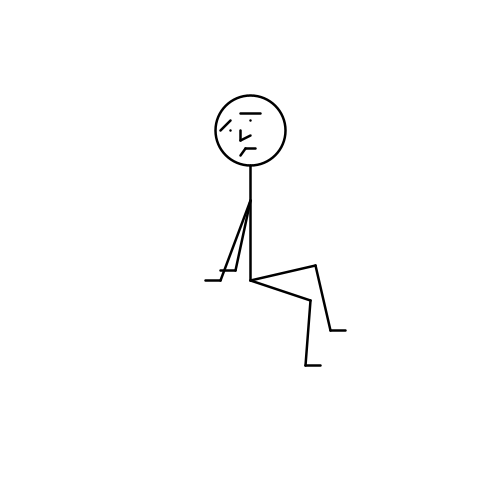
Frame 1 (no input)
Frame 60 (the mouse pressed at the canvas centre just before this capture): identical to frame 1, image omitted
Frame 120 (the mouse held since frame 60 and released just before this capture): identical to frame 1, image omitted

The Processing sketch that drew this single still picture (run headless with seeded random() and noise(); from frame 60 on, the mouse is pressed at the canvas centre):

// Processing sketch: toki_1_0
// ── toki_1_0.pde
/*
* Author: Elohim Guevara
* Sketch name: toki_1_0.pde
*/

void setup() {
  // Sketch window size
  size(500, 500);
  smooth();
  print("Everything works fine!");
}

void draw() {
  // background
  background(255);
  
  /*
  // Grid
  strokeWeight(0.2);
  for (int col = 0; col < width; col+=10) {
    for (int row = 0; row < width; row+=10) {
      line(col, 0, col, height);
      line(0, row, width, row);
    }
  }
  */
  
  noFill();
  strokeWeight(2.5);
  
  /* Toki FACE */
  ellipse(250, 130, 70, 70); // head
  line(220, 130, 230, 120); // right eyebrow
  point(230, 130); // right eye
  line(240, 113, 260, 113); // left eyebrow
  point(250, 120); // left eye
  line(240, 130, 240, 140); // nose
  line(240, 140, 250, 135); // nose
  line(240, 155, 245, 148); // mouth
  line(245, 148, 255, 148); // mouth
  
  /* Toki REST OF BODY */
  line(250, 165, 250, 280); // column
  line(250, 200, 220, 280); // right arm
  line(205, 280, 220, 280); // right hand
  line(250, 200, 235, 270); // left arm
  line(220, 270, 235, 270); // left hand
  line(250, 280, 315, 265); // left leg
  line(315, 265, 330, 330); // left leg 
  line(330, 330, 345, 330); // left foot
  line(250, 280, 310, 300); // right leg
  line(310, 300, 305, 365); // right leg
  line(305, 365, 320, 365); // right foot
}
